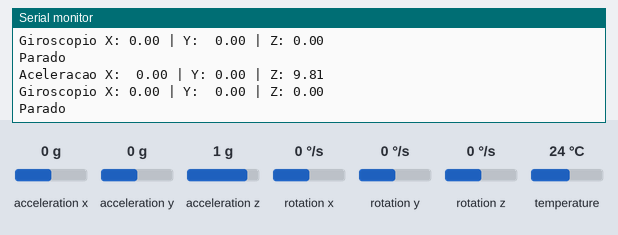
A sketch run on a simulated ESP32. Shown: the last lines printed to the serial monitor. The inputs (shaded band) are chosen by the test bench; at power-on: acceleration z 1 g, acceleration x 0 g, acceleration y 0 g, rotation x 0 °/s, rotation y 0 °/s, rotation z 0 °/s, temperature 24 °C.

Above: at 4.7 s.
4.8 s: acceleration z set to 0.3 g
At 5.3 s:
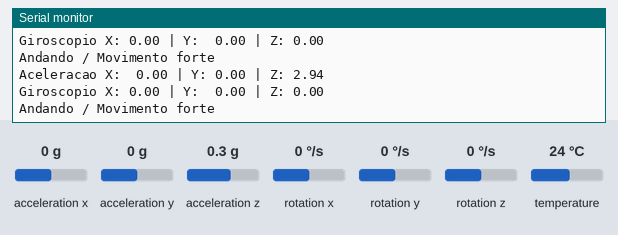
6.3 s: acceleration z set to 0 g
At 7.0 s:
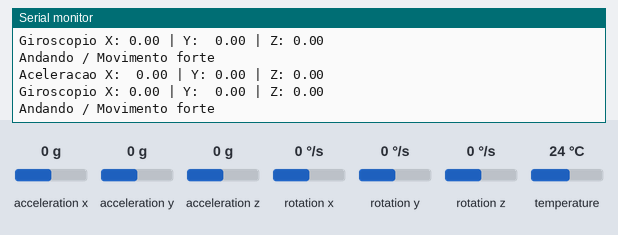
Timing chart, 0 to 9.3 s (numbered marks = the images above; inputs shaded):
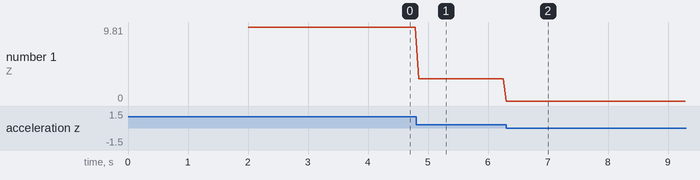

Measured:
- after the input at 4.8 s, the serial monitor: prints a new line at once (image 1)
- after the input at 6.3 s, the serial monitor: prints a new line at once (image 2)
- plotted number 1: 9.81 → 2.94 after the input at 4.8 s

The sketch:

SensorQueda.ino
```cpp
#include <Wire.h>
#include <Adafruit_MPU6050.h>
#include <Adafruit_Sensor.h>

Adafruit_MPU6050 SensorDeQueda;


sensors_event_t aceleracao, giroscopio, temperaturadosensor;
float AccMagnitude; // Aceleracao Resultante
float WccMagnitude; // Velocidade Angular Resultante
bool PossivelQueda = false;
float movimento = 0;
float tempoQueda;

void setup() {

  Serial.begin(115200);
  delay(1000);
  Wire.begin(4,5);
  delay(1000);


  if(SensorDeQueda.begin(0x68, &Wire) == false){
    Serial.println("Sensor de queda não encontrado");
    while(1){
      delay(10);
    }
  }else{
    Serial.println("Sensor de queda conectado");
  }
  SensorDeQueda.setAccelerometerRange(MPU6050_RANGE_8_G);

  SensorDeQueda.setGyroRange(MPU6050_RANGE_500_DEG);

  SensorDeQueda.setFilterBandwidth(MPU6050_BAND_21_HZ);


}

void loop() {
  SensorDeQueda.getEvent(&aceleracao, &giroscopio, &temperaturadosensor);

  AccMagnitude = sqrt(
  aceleracao.acceleration.x * aceleracao.acceleration.x +
  aceleracao.acceleration.y * aceleracao.acceleration.y +
  aceleracao.acceleration.z * aceleracao.acceleration.z
  );

  WccMagnitude = sqrt(
   giroscopio.gyro.x * giroscopio.gyro.x +
   giroscopio.gyro.y * giroscopio.gyro.y +
   giroscopio.gyro.z * giroscopio.gyro.z
  );

  movimento = abs(AccMagnitude - 9.81);


  Serial.print("Aceleracao ");
  Serial.print("X:  ");
  Serial.print(aceleracao.acceleration.x);
  Serial.print(" | ");

  Serial.print("Y: ");
  Serial.print(aceleracao.acceleration.y);
  Serial.print(" | ");

  Serial.print("Z: ");
  Serial.print(aceleracao.acceleration.z);

  Serial.println("");

  Serial.print("Giroscopio ");
  Serial.print("X: ");
  Serial.print(giroscopio.gyro.x);
  Serial.print(" | ");

  Serial.print("Y:  ");
  Serial.print(giroscopio.gyro.y);
  Serial.print(" | ");

  Serial.print("Z: ");
  Serial.print(giroscopio.gyro.z);

  if (movimento < 1.5 &&
      WccMagnitude < 0.2) {

      Serial.println("\nParado\n");

  }
  else if (movimento < 4) {

      Serial.println("\nMovimento leve\n");

  }
  else if (movimento < 10) {

      Serial.println("\nAndando / Movimento forte\n");
  }

  if (movimento >= 10 &&
    WccMagnitude > 2.0) {

    PossivelQueda = true;
    tempoQueda = millis();
  }
  if (PossivelQueda) {

    if (millis() - tempoQueda > 3000) {

        if (movimento < 1.5 &&
            WccMagnitude < 0.2) {

            Serial.println("QUEDA DETECTADA");
        }

        PossivelQueda = false;
        delay(10000);
    }
}

  Serial.println("");
  delay(50);
}
```
